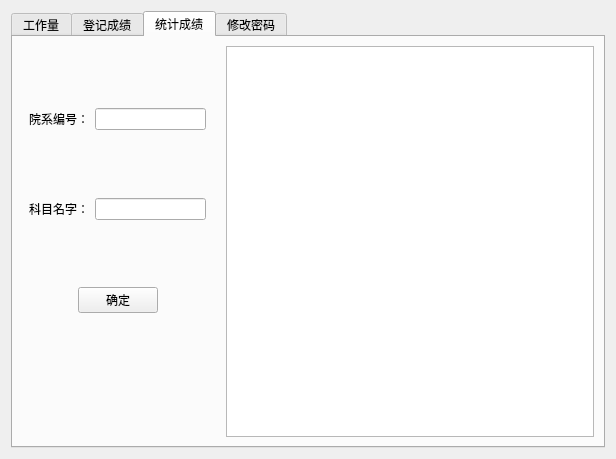
<?xml version="1.0" encoding="UTF-8"?>
<ui version="4.0">
 <class>function</class>
 <widget class="QDialog" name="function">
  <property name="geometry">
   <rect>
    <x>0</x>
    <y>0</y>
    <width>616</width>
    <height>459</height>
   </rect>
  </property>
  <property name="windowTitle">
   <string>Dialog</string>
  </property>
  <layout class="QHBoxLayout" name="horizontalLayout">
   <item>
    <widget class="QTabWidget" name="tabWidget">
     <property name="styleSheet">
      <string notr="true"/>
     </property>
     <property name="currentIndex">
      <number>2</number>
     </property>
     <widget class="QWidget" name="tab_1">
      <attribute name="title">
       <string>工作量</string>
      </attribute>
      <layout class="QVBoxLayout" name="verticalLayout_6">
       <item>
        <layout class="QVBoxLayout" name="verticalLayout">
         <item>
          <layout class="QHBoxLayout" name="horizontalLayout_2" stretch="1,3,1,1,5,3">
           <item>
            <widget class="QLabel" name="label">
             <property name="text">
              <string>工号：</string>
             </property>
            </widget>
           </item>
           <item>
            <widget class="QLineEdit" name="account"/>
           </item>
           <item>
            <spacer name="horizontalSpacer_2">
             <property name="orientation">
              <enum>Qt::Horizontal</enum>
             </property>
             <property name="sizeHint" stdset="0">
              <size>
               <width>14</width>
               <height>18</height>
              </size>
             </property>
            </spacer>
           </item>
           <item>
            <widget class="QPushButton" name="inquiry">
             <property name="text">
              <string> 查询</string>
             </property>
            </widget>
           </item>
           <item>
            <spacer name="horizontalSpacer_3">
             <property name="orientation">
              <enum>Qt::Horizontal</enum>
             </property>
             <property name="sizeHint" stdset="0">
              <size>
               <width>98</width>
               <height>18</height>
              </size>
             </property>
            </spacer>
           </item>
           <item>
            <widget class="QPushButton" name="show_all">
             <property name="text">
              <string>显示全部</string>
             </property>
            </widget>
           </item>
          </layout>
         </item>
         <item>
          <widget class="QTableView" name="tableView"/>
         </item>
        </layout>
       </item>
      </layout>
     </widget>
     <widget class="QWidget" name="tab_2">
      <attribute name="title">
       <string>登记成绩</string>
      </attribute>
      <layout class="QVBoxLayout" name="verticalLayout_4">
       <item>
        <layout class="QVBoxLayout" name="verticalLayout_3">
         <item>
          <widget class="QTableView" name="tableView_3"/>
         </item>
         <item>
          <layout class="QHBoxLayout" name="horizontalLayout_7" stretch="3,2,3">
           <item>
            <spacer name="horizontalSpacer_7">
             <property name="orientation">
              <enum>Qt::Horizontal</enum>
             </property>
             <property name="sizeHint" stdset="0">
              <size>
               <width>40</width>
               <height>20</height>
              </size>
             </property>
            </spacer>
           </item>
           <item>
            <widget class="QPushButton" name="sure">
             <property name="text">
              <string>确定</string>
             </property>
            </widget>
           </item>
           <item>
            <spacer name="horizontalSpacer_8">
             <property name="orientation">
              <enum>Qt::Horizontal</enum>
             </property>
             <property name="sizeHint" stdset="0">
              <size>
               <width>40</width>
               <height>20</height>
              </size>
             </property>
            </spacer>
           </item>
          </layout>
         </item>
        </layout>
       </item>
      </layout>
     </widget>
     <widget class="QWidget" name="tab_3">
      <attribute name="title">
       <string>统计成绩</string>
      </attribute>
      <layout class="QVBoxLayout" name="verticalLayout_5">
       <item>
        <layout class="QHBoxLayout" name="horizontalLayout_6" stretch="1,24,2,50">
         <item>
          <spacer name="horizontalSpacer_6">
           <property name="orientation">
            <enum>Qt::Horizontal</enum>
           </property>
           <property name="sizeHint" stdset="0">
            <size>
             <width>40</width>
             <height>20</height>
            </size>
           </property>
          </spacer>
         </item>
         <item>
          <layout class="QVBoxLayout" name="verticalLayout_2" stretch="2,1,2,1,2,1,4">
           <item>
            <spacer name="verticalSpacer_4">
             <property name="orientation">
              <enum>Qt::Vertical</enum>
             </property>
             <property name="sizeHint" stdset="0">
              <size>
               <width>18</width>
               <height>18</height>
              </size>
             </property>
            </spacer>
           </item>
           <item>
            <layout class="QHBoxLayout" name="horizontalLayout_3">
             <item>
              <widget class="QLabel" name="label_2">
               <property name="text">
                <string>院系编号：</string>
               </property>
              </widget>
             </item>
             <item>
              <widget class="QLineEdit" name="dept"/>
             </item>
            </layout>
           </item>
           <item>
            <spacer name="verticalSpacer">
             <property name="orientation">
              <enum>Qt::Vertical</enum>
             </property>
             <property name="sizeHint" stdset="0">
              <size>
               <width>17</width>
               <height>18</height>
              </size>
             </property>
            </spacer>
           </item>
           <item>
            <layout class="QHBoxLayout" name="horizontalLayout_4">
             <item>
              <widget class="QLabel" name="label_3">
               <property name="text">
                <string>科目名字：</string>
               </property>
              </widget>
             </item>
             <item>
              <widget class="QLineEdit" name="course"/>
             </item>
            </layout>
           </item>
           <item>
            <spacer name="verticalSpacer_3">
             <property name="orientation">
              <enum>Qt::Vertical</enum>
             </property>
             <property name="sizeHint" stdset="0">
              <size>
               <width>17</width>
               <height>18</height>
              </size>
             </property>
            </spacer>
           </item>
           <item>
            <layout class="QHBoxLayout" name="horizontalLayout_5">
             <item>
              <spacer name="horizontalSpacer">
               <property name="orientation">
                <enum>Qt::Horizontal</enum>
               </property>
               <property name="sizeHint" stdset="0">
                <size>
                 <width>13</width>
                 <height>18</height>
                </size>
               </property>
              </spacer>
             </item>
             <item>
              <widget class="QPushButton" name="tongji">
               <property name="text">
                <string>确定</string>
               </property>
              </widget>
             </item>
             <item>
              <spacer name="horizontalSpacer_4">
               <property name="orientation">
                <enum>Qt::Horizontal</enum>
               </property>
               <property name="sizeHint" stdset="0">
                <size>
                 <width>18</width>
                 <height>18</height>
                </size>
               </property>
              </spacer>
             </item>
            </layout>
           </item>
           <item>
            <spacer name="verticalSpacer_2">
             <property name="orientation">
              <enum>Qt::Vertical</enum>
             </property>
             <property name="sizeHint" stdset="0">
              <size>
               <width>20</width>
               <height>40</height>
              </size>
             </property>
            </spacer>
           </item>
          </layout>
         </item>
         <item>
          <spacer name="horizontalSpacer_5">
           <property name="orientation">
            <enum>Qt::Horizontal</enum>
           </property>
           <property name="sizeHint" stdset="0">
            <size>
             <width>28</width>
             <height>18</height>
            </size>
           </property>
          </spacer>
         </item>
         <item>
          <widget class="QTableView" name="tableView_2"/>
         </item>
        </layout>
       </item>
      </layout>
     </widget>
     <widget class="QWidget" name="tab_4">
      <attribute name="title">
       <string>修改密码</string>
      </attribute>
      <widget class="QWidget" name="layoutWidget">
       <property name="geometry">
        <rect>
         <x>120</x>
         <y>180</y>
         <width>252</width>
         <height>23</height>
        </rect>
       </property>
       <layout class="QHBoxLayout" name="horizontalLayout_9">
        <item>
         <widget class="QLabel" name="label_5">
          <property name="text">
           <string>新密码：</string>
          </property>
         </widget>
        </item>
        <item>
         <widget class="QLineEdit" name="lineEdit_2"/>
        </item>
       </layout>
      </widget>
      <widget class="QPushButton" name="pushButton">
       <property name="geometry">
        <rect>
         <x>210</x>
         <y>260</y>
         <width>93</width>
         <height>28</height>
        </rect>
       </property>
       <property name="text">
        <string>确定</string>
       </property>
      </widget>
      <widget class="QWidget" name="">
       <property name="geometry">
        <rect>
         <x>120</x>
         <y>110</y>
         <width>252</width>
         <height>23</height>
        </rect>
       </property>
       <layout class="QHBoxLayout" name="horizontalLayout_8">
        <item>
         <widget class="QLabel" name="label_4">
          <property name="text">
           <string>原密码：</string>
          </property>
         </widget>
        </item>
        <item>
         <widget class="QLineEdit" name="lineEdit_1"/>
        </item>
       </layout>
      </widget>
     </widget>
    </widget>
   </item>
  </layout>
 </widget>
 <resources/>
 <connections/>
</ui>
